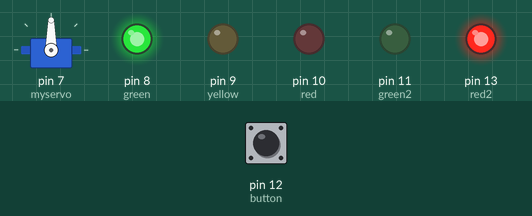
The sketch below on a simulated Arduino Uno, built with avr-gcc and run on an emulated ATmega328P. Shown: servo, output pins drawn as LEDs (lit = HIGH). The inputs (shaded band) are chosen by the test bench; at power-on: pin 12 (button) LOW.

Above: at 1.2 s.
1.3 s: pin 12 (button) pulled HIGH for 0.15 s
At 4.6 s:
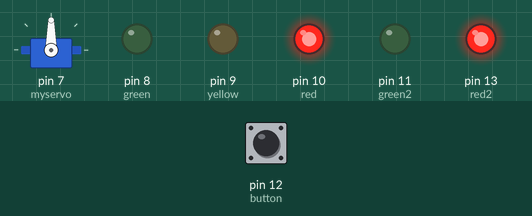
At 7.4 s:
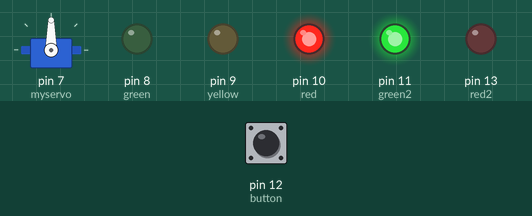
Timing chart, 0 to 18.2 s (numbered marks = the images above; inputs shaded):
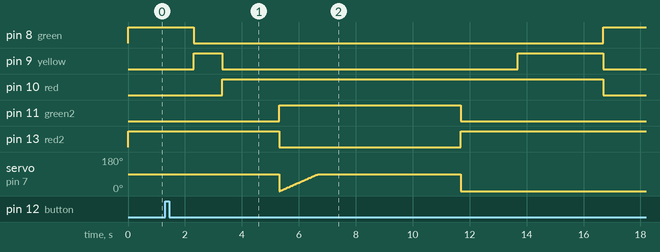

Measured:
- after the input at 1.3 s, pin 8 (green): HIGH → LOW after 1.0 s, → HIGH 14.4 s later; pin 9 (yellow): LOW → HIGH after 1.0 s, → LOW 1.0 s later, → HIGH 10.4 s later, → LOW 3.0 s later

The sketch:

oving1_Lyskryss.ino
```cpp
//lys 1

#include <Servo.h>


int red = 10;
int yellow = 9;
int green = 8;
int button = 12;
int pos = 0;

// lys2
int red2 = 13;
int green2 = 11;

Servo myservo;


void setup() {

  pinMode(red, OUTPUT);
  pinMode(yellow, OUTPUT);
  pinMode(green, OUTPUT);
  pinMode(button, INPUT);
  pinMode(red2, OUTPUT);
  pinMode(green2, OUTPUT);
  digitalWrite(green, HIGH);
  digitalWrite(red2,HIGH);
  myservo.attach(7);
}

void changeLights(){
    delay(1000);
    digitalWrite(green, LOW);
    digitalWrite(yellow, HIGH);
    delay(1000);
    digitalWrite(red,HIGH);
    digitalWrite(yellow,LOW);
    delay(2000);
    digitalWrite(green2, HIGH);
    digitalWrite(red2, LOW);


    for (pos = 0; pos <= 90; pos += 1) {

    myservo.write(pos);
    delay(15);
    }
    delay(5000);
    digitalWrite(red2,HIGH);
    digitalWrite(green2,LOW);


    for (pos = 90; pos >= 0; pos -= 1) {
    myservo.write(pos);
    }

    delay(2000);
    digitalWrite(yellow,HIGH);
    delay(3000);
    digitalWrite(red,LOW);
    digitalWrite(yellow,LOW);
    digitalWrite(green,HIGH);
    delay(1000);
}

void loop() {
    if (digitalRead(button) == HIGH){
        delay(15);
        if (digitalRead(button) == HIGH) {

            changeLights();
            delay(1000);

  }
        }
    }
```
